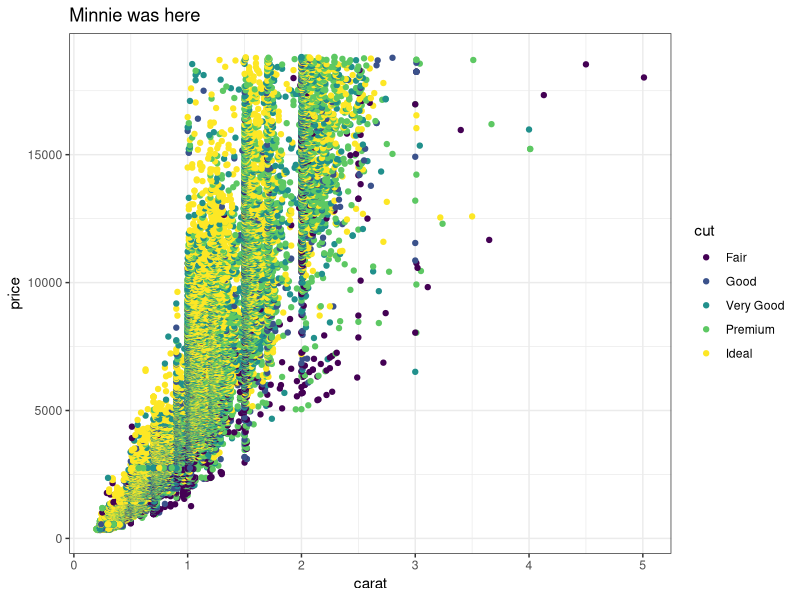
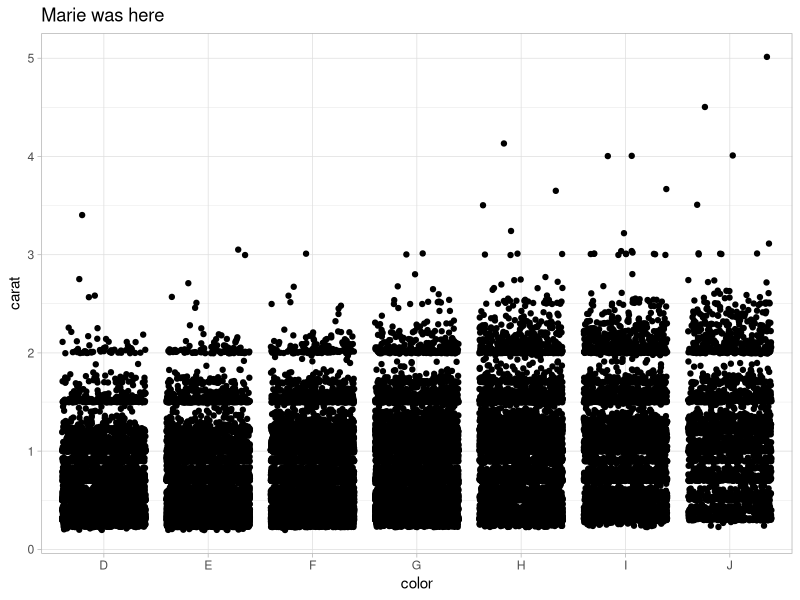
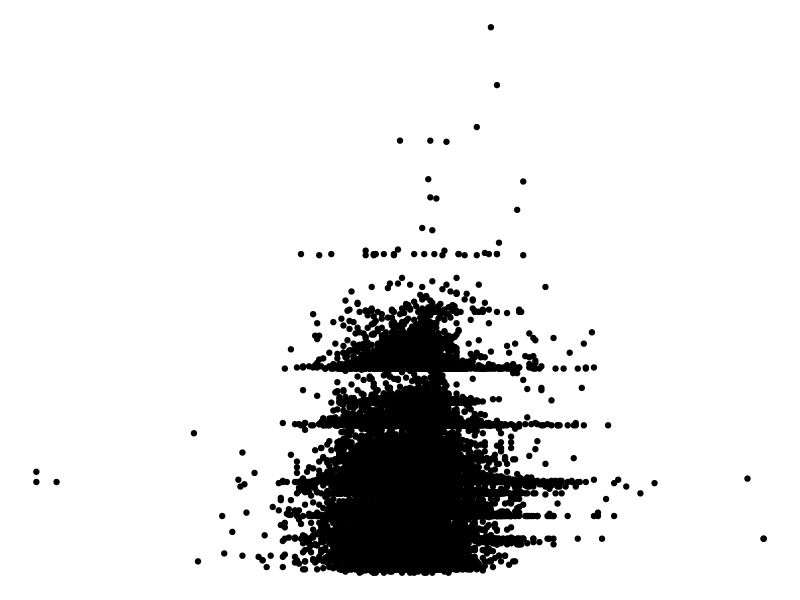

Recreate these plots in R, in order.
## ---- chunk 1
knitr::opts_chunk$set(echo = TRUE)
library(tidyverse)
## ---- chunk 2
# Partner 1: 
# Run the code below to see the original graph
# Change the code below to make the point color change based on 'cut', and update the theme to theme_bw(). Update the title to include your first name. 

ggplot(data = diamonds, aes(x = carat, y = price)) +
  geom_point(aes(color=cut)) +
  theme_bw() +
  labs(title = "Minnie was here")
## ---- chunk 3
# Partner 2: 
# Run the code below to see the original graph
# Change the code below to make the geom a geom_jitter, and update the theme to theme_light. Update the title to include your first name. 

ggplot(data = diamonds, aes(x = color, y = carat)) +
  geom_jitter() +
  labs(title = "Marie was here") +
  theme_light()

## ---- chunk 4
ggplot(data = diamonds, aes(x = depth, y = carat)) +
  geom_point() +
  theme_void()
## ---- chunk 5
